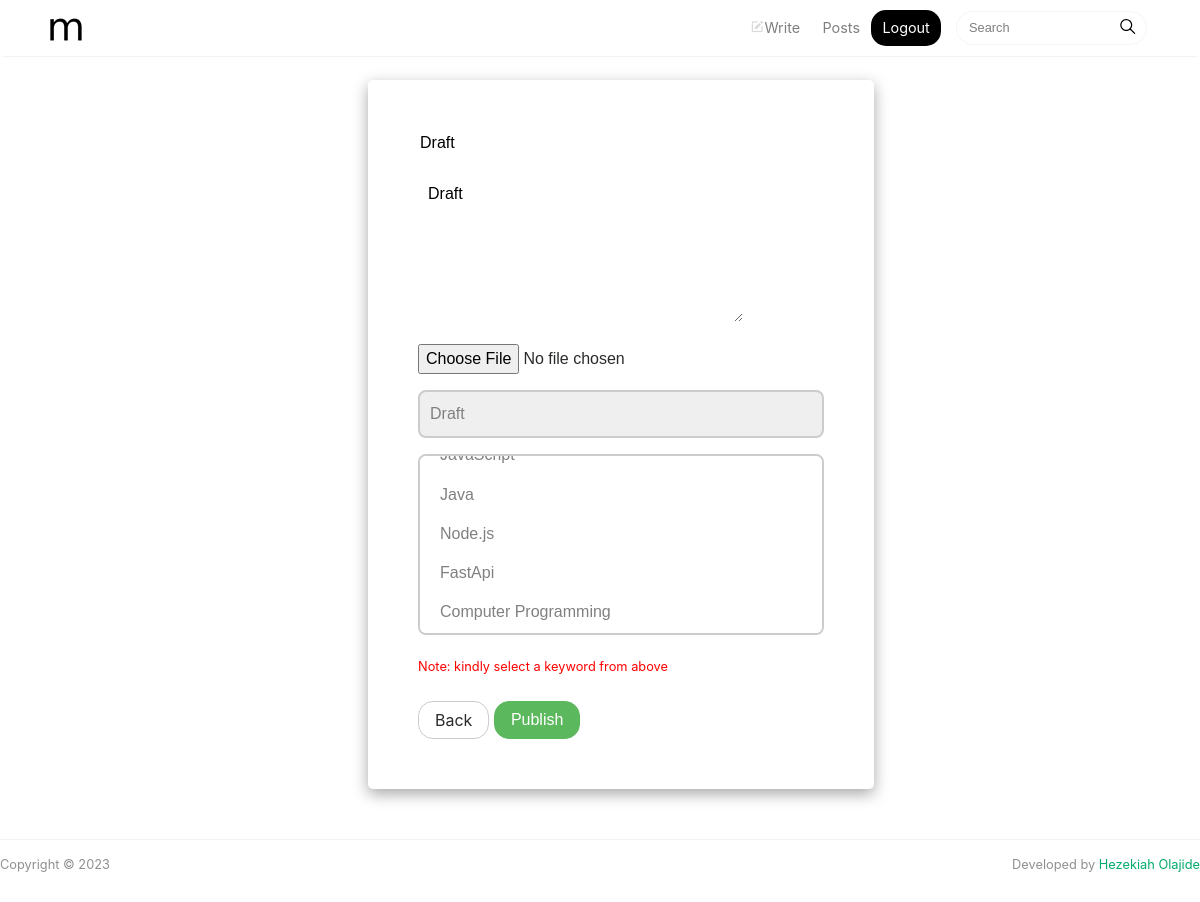
Page /29/ on the committed database.
### blog/models.py (models this page shows, shortened)
class Post(models.Model):
    STATUS_CHOICES = (
        ('draft', 'Draft',),
        ('published', 'Published',),
    )
    title = models.CharField(max_length=250)
    slug = models.SlugField(unique_for_date='publish')
    author = models.ForeignKey(CustomUser, on_delete=models.CASCADE, related_name='blog_posts', null=True)
    body = models.TextField()
    image = models.ImageField(upload_to='media', null=True, blank=True)
    publish = models.DateTimeField(default=timezone.now)
    created = models.DateTimeField(auto_now_add=True)
    updated = models.DateTimeField(auto_now=True)
    status = models.CharField(max_length=10, choices = STATUS_CHOICES, default= 'draft')
    tags = models.ManyToManyField(Tag)
    class Meta:
        ordering = ('-publish',)

### blog/views.py (the view)
# urls.py: path('<int:pk>/', views.edit_draft, name='edit_draft'),
def edit_draft(request, pk):
    draft = get_object_or_404(Post, id=pk)
    draft_form = DraftForm(instance=draft)
    if request.method == 'POST':
        draft_form = DraftForm(request.POST, request.FILES, instance=draft, request=request)
        if draft_form.is_valid():
            draft_form.save()
            return redirect('/')
    return render(request, 'post/draftForm.html', {'form':draft_form})

### blog/forms.py (shortened to what this page needs)
class DraftForm(forms.ModelForm):
    class Meta:
        model = Post
        fields = ('title', 'body', 'image', 'status', 'tags')
        widgets = {
            'title': forms.TextInput(attrs={'placeholder':'Title'}),
            'body': forms.Textarea(attrs={'placeholder':'Write Your Article Here'}),
        }
    def __init__(self, *args,**kwargs):
        if kwargs.get('request'):
            self.request = kwargs.pop('request')
        super().__init__(*args, **kwargs)

### blog/models.py (called while the page is built)
    def __str__(self):
        return self.name

### templates/post/draftForm.html (shortened to what this page needs)
{% extends 'blog/base.html' %}
{% load static %}
{% load crispy_forms_tags %}
{% block content %}
<div class="newpost-form">
<form method="post" enctype="multipart/form-data">
    {{form.as_p}}
    <small>Note: kindly select a keyword from above</small>
    <br><br>
     <a href="" class="btn btn-secondary" >Back</a>
    <input class="btn btn-success" type="submit" value="Publish">
</form>
</div>
{% endblock content %}

### asset/admin/static/blog/doixc.css (style rules this page uses)
body { padding-top:5rem; }
a { color:#00ab6b; }
a,a:hover { transition:all 0.2s; }

### templates/post/draftForm.html (style rules this page uses)
.newpost-form { box-shadow: rgba(0, 0, 0, 0.35) 0px 5px 15px; background-color: #fff; width: fit-content; padding: 50px; position: relative; left: 23em; border-radius: 5px; }
textarea { outline: none; border: none; padding: 10px; font-size: 16px; line-height: 1.5; width: 80%; height: 150px; resize: vertical; }
input[type=text] { outline: none; border: none; }
select { padding: 10px; color: #818080; font-size: 16px; border-radius: 8px; border: 2px solid #ccc; outline: none; width: 100%; appearance: none; }
option { padding: 10px; font-size: 16px; background-color: #fff; color: #818080; }
small { color: red; }
.btn { border-radius: 15px; }

### rows in the picture
Post: title "Draft", body "Draft", status "Draft"
